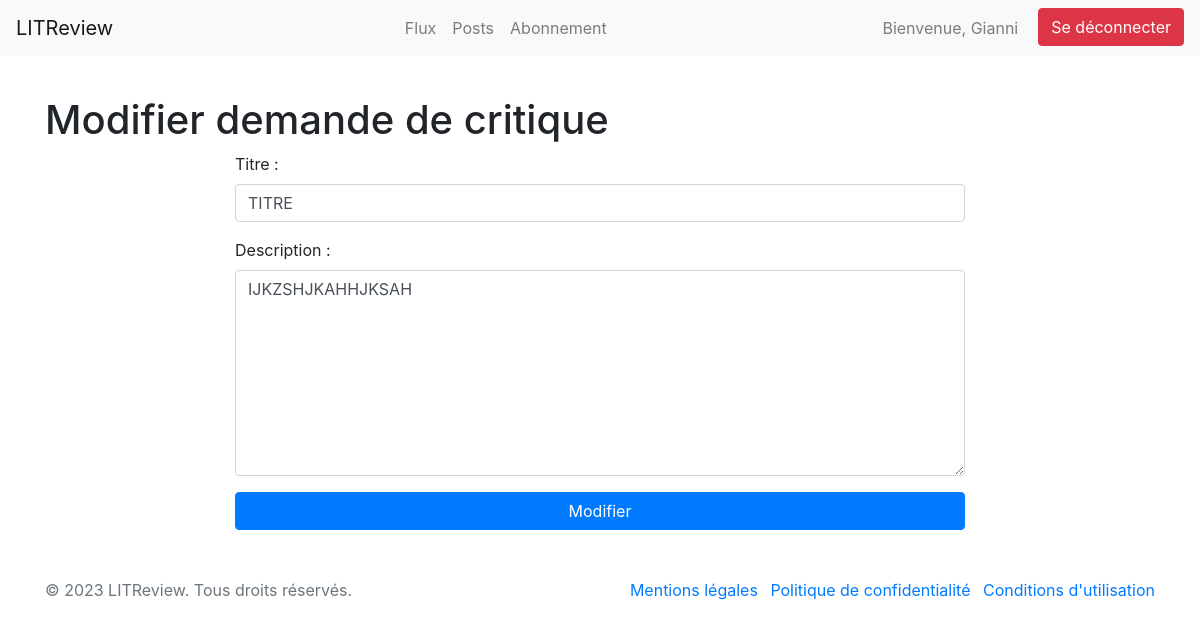
The app's page /review/update_ticket/53 (signed in) with its own data.
### accounts/models.py (models this page shows)
class User(AbstractUser, PermissionsMixin):
    pass

### review/models.py (models this page shows, shortened)
class Ticket(models.Model):
    title = models.CharField(max_length=128)
    description = models.TextField(max_length=2048, blank=True)
    user = models.ForeignKey(
        settings.AUTH_USER_MODEL, on_delete=models.CASCADE, related_name="tickets"
    )
    image = models.ImageField(null=True, blank=True)
    time_created = models.DateTimeField(auto_now_add=True)

### review/views.py (the view)
# urls.py: path("update_ticket/<int:ticket_id>", update_ticket, name="update_ticket"),
@login_required
def update_ticket(request, ticket_id):
    ticket = get_object_or_404(Ticket, id=ticket_id)
    if ticket.user == request.user:
        if request.method == "POST":
            title = request.POST["title"]
            description = request.POST["description"]
            ticket = Ticket.objects.update(
                title=title, description=description, user=request.user
            )
            return redirect("tickets")
        else:
            ticket = get_object_or_404(Ticket, id=ticket_id)
            context = {"ticket": ticket}
            return render(request, "review/update_ticket.html", context)
    else:
        messages.error(request, "Vous n'êtes pas autorisé à modifier ce ticket.")
        return redirect("home")

### review/templates/review/update_ticket.html (shortened to what this page needs)
{% extends 'base.html' %}
{% block content %}
<div class="container">
    <h1>Modifier demande de critique</h1>
    <div class="row justify-content-center">
        <div class="col-md-8">
            <form method="POST">
                <div class="form-group">
                    <label for="title">Titre :</label>
                    <input type="text" class="form-control" name="title" required value="{{ ticket.title }}">
                </div>
                <div class="form-group">
                    <label for="description">Description :</label>
                    <textarea class="form-control" name="description" rows="8"
                        required>{{ ticket.description }}</textarea>
                </div>
                <div class="text-center">
                    <button type="submit" class="btn btn-primary btn-block">Modifier</button>
                </div>
            </form>
        </div>
    </div>
</div>
{% endblock %}

### templates/base.html (shortened to what this page needs)
{% load static %}
<!DOCTYPE html>
<html lang="fr">
<head>
    <link rel="stylesheet" href="https://stackpath.bootstrapcdn.com/bootstrap/4.5.0/css/bootstrap.min.css">
    <link rel="stylesheet" href="{% static 'css/styles.css' %}">
</head>
<body>
    <header>
        <nav class="navbar navbar-expand-lg navbar-light bg-light">
            <a class="navbar-brand" href="/">LITReview</a>
            <div class="navbar-collapse justify-content-center">
                <ul class="navbar-nav">
                    {% if user.is_authenticated %}
                    <li class="nav-item">
                        <a class="nav-link" href="/">Flux</a>
                    </li>
                    <li class="nav-item">
                        <a class="nav-link" href="/review/posts">Posts</a>
                    </li>
                    <li class="nav-item">
                        <a class="nav-link" href="/review/abonnement">Abonnement</a>
                    </li>
                    {% endif %}
                </ul>
            </div>
            {% if user.is_authenticated %}
            <ul class="navbar-nav">
                <li style="margin-right: 1vw;" class="nav-item">
                    <span id="header_user_name" class="navbar-text">Bienvenue, {{ request.user.username }}</span>
                </li>
                <li class="nav-item">
                    <a class="btn btn-danger ml-2" href="/accounts/logout">Se déconnecter</a>
                </li>
            </ul>
            {% else %}
            <ul class="navbar-nav ml-auto">
                <li class="nav-item">
                    <a class="nav-link" href="/accounts/login">Se connecter</a>
                </li>
            </ul>
            {% endif %}
        </nav>
    </header>
    <main>
        {% block content %}{% endblock %}
    </main>
    <footer class="mt-5">
        <div class="container">
            <div class="row">
                <div class="col-md-6">
                    <p class="text-muted">© 2023 LITReview. Tous droits réservés.</p>
                </div>
                <div class="col-md-6">
                    <ul class="list-inline text-right">
                        <li class="list-inline-item"><a class="list-inline-item" href="#" data-toggle="modal"
                                data-target="#modal-mentions-legales">Mentions légales</a>
                        </li>
                        <li class="list-inline-item"><a href="#modal-politique-confidentialite"
                                data-toggle="modal">Politique de confidentialité</a></li>
                        <li class="list-inline-item"><a href="#modal-conditions-utilisation"
                                data-toggle="modal">Conditions d'utilisation</a></li>
                    </ul>
                </div>
            </div>
        </div>
    </footer>
</body>
</html>

### static/css/styles.css (style rules this page uses)
main { padding-top: 5vh; }
#header_user_name { text-transform: capitalize; }

### records on screen
User: user.username "Gianni"
Ticket: title "TITRE", description "IJKZSHJKAHHJKSAH"
